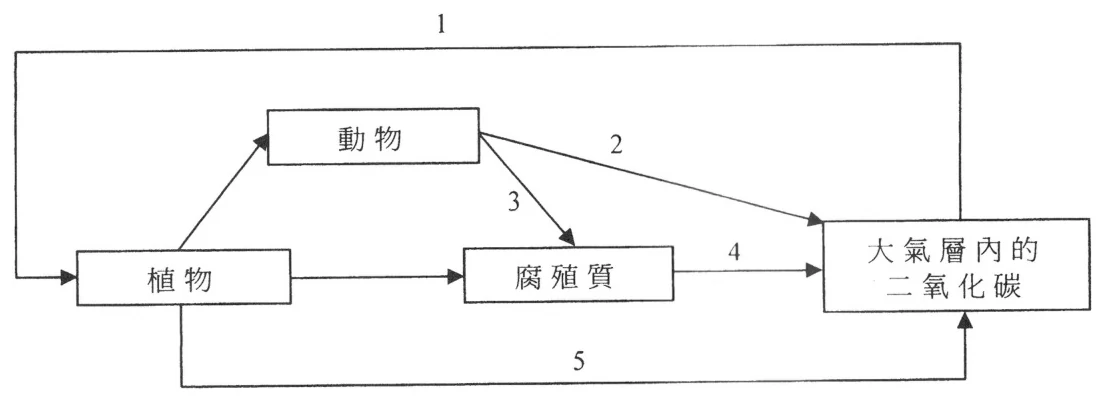
#> input picture site/img/pp/2012/f16.webp, 1105 x 402 px; its folder holds 3 pictures in this run
$ python pp_sheet.py ../../site/img/pp/2012/f11.webp 5 ../../site/img/pp/2012/f16.webp ../../site/img/pp/2012/f25.webp
#> lines starting #> are read from the running program, lines starting #| are printed output that depends on the picture
# -*- coding: utf-8 -*-
"""把图片拼成网格，便于快速目检

用法:
  python scratch/_pp_sheet.py out.png 640 site/img/pp/2016/f19.webp site/img/pp/2016/f20.webp ...
  python scratch/_pp_sheet.py out.png 640 --year 2016        # 某年全部
"""
import os
import sys

from PIL import Image, ImageDraw

PAD = 10
LABEL = 22


def build(out, cell_w, files, max_h=520):
#> called with out = '../../site/img/pp/2012/f11.webp', cell_w = 5, max_h = 520
    ims = []
    for f in files:
        im = Image.open(f).convert("RGB")
#> im is the input picture: PIL image 1105x402 RGB; mean R, G, B 247.6, 247.6, 247.6
        sc = cell_w / im.width
#> sc = 0.00452
        w, h = cell_w, int(im.height * sc)
#> w = 5; h = 1
        if h > max_h:
            sc2 = max_h / im.height
            w, h = int(im.width * sc2), max_h
        ims.append((os.path.basename(os.path.dirname(f)) + "/" + os.path.basename(f), im.resize((w, h), Image.LANCZOS)))
    cols = max(1, min(3, int(2000 / (cell_w + PAD))))
    rows = (len(ims) + cols - 1) // cols
#> rows = 1
    cell_h = max(h for _, (_, h) in [(0, (0, i.height)) for _, i in ims]) + LABEL + PAD
#> cell_h = 34
    W = cols * (cell_w + PAD) + PAD
    H = rows * cell_h + PAD
#> H = 44
    canvas = Image.new("RGB", (W, H), "#f5f5f5")
#> canvas: PIL image 55x44 RGB; every value is 245
    d = ImageDraw.Draw(canvas)
    x = y = PAD
    for i, (name, im) in enumerate(ims):
        c, r = i % cols, i // cols
        x = PAD + c * (cell_w + PAD)
        y = PAD + r * cell_h
        canvas.paste(im, (x, y + LABEL))
        d.rectangle([x, y + LABEL, x + im.width - 1, y + LABEL + im.height - 1], outline="#bbb")
        d.text((x + 2, y + 4), name, fill="#c00")
#> this loop made 2 passes
#> (name, c, r, x, y) on passes 1 to 2: ('2012/f16.webp', 0, 0, 10, 10), ('2012/f25.webp', 1, 0, 25, 10)
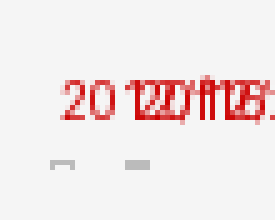
#> canvas: PIL image 55x44 RGB (shown 5 times larger); mean R, G, B 242.3, 230.7, 230.7
    canvas.save(out)
    print(out, canvas.size, len(ims), "imgs")
#| ../../site/img/pp/2012/f11.webp (55, 44) 2 imgs


if __name__ == "__main__":
    out, cw = sys.argv[1], int(sys.argv[2])
    if sys.argv[3] == "--year":
        y = sys.argv[4]
        d = "site/img/pp/" + y
        files = [os.path.join(d, f) for f in sorted(os.listdir(d))]
    else:
        files = sys.argv[3:]
    build(out, cw, files)
